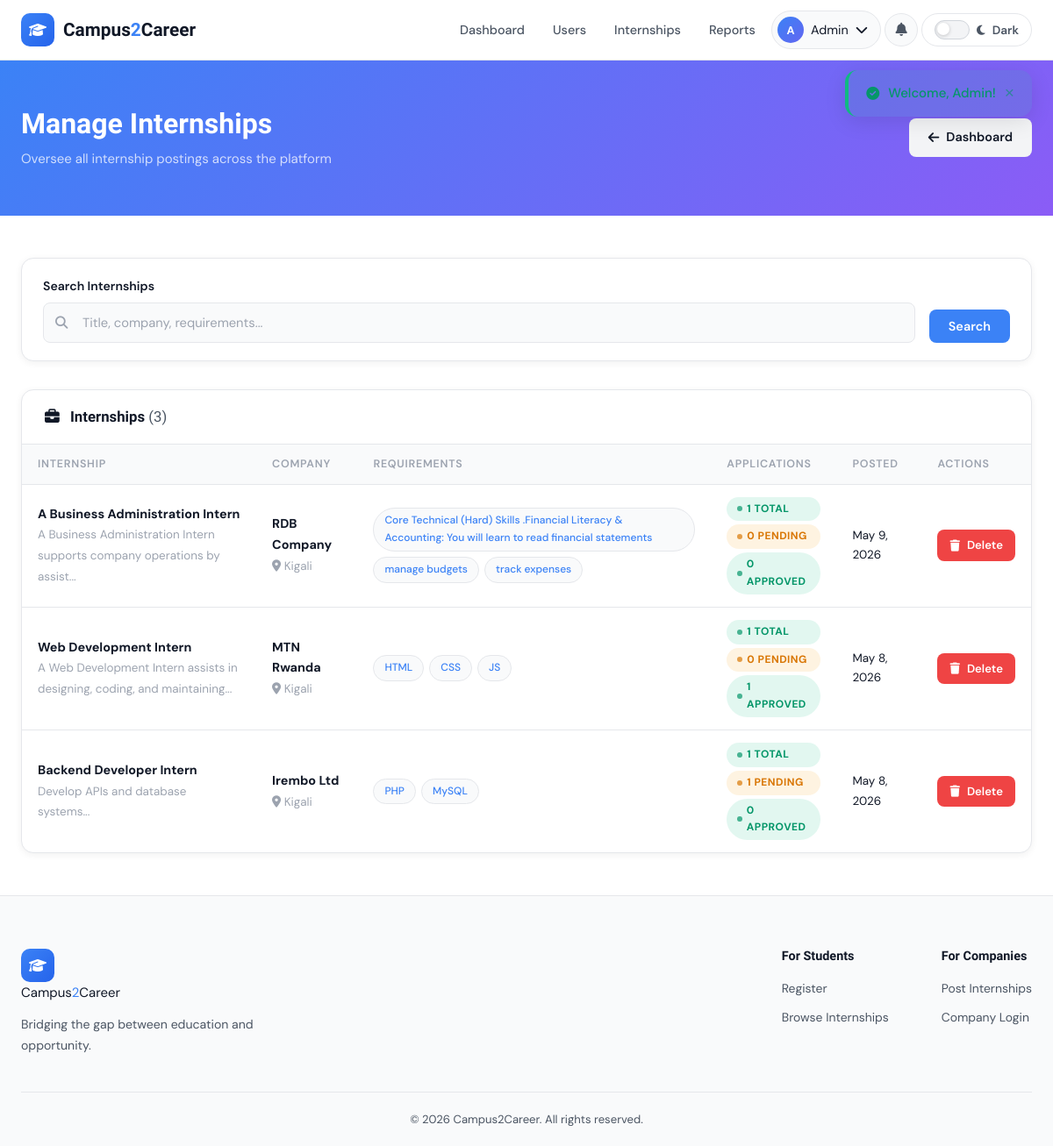
/views/admin/internships.php (signed in), run on the app's committed database.
### tables this page shows
CREATE TABLE `internships` (
  `internship_id` int(11) NOT NULL,
  `company_id` int(11) DEFAULT NULL,
  `title` varchar(150) NOT NULL,
  `description` longtext DEFAULT NULL,
  `responsibilities` longtext DEFAULT NULL,
  `expectations` longtext DEFAULT NULL,
  `internship_location` varchar(160) DEFAULT NULL,
  `requirements` longtext DEFAULT NULL,
  `created_at` timestamp NOT NULL DEFAULT current_timestamp()
);

CREATE TABLE `companies` (
  `company_id` int(11) NOT NULL,
  `user_id` int(11) DEFAULT NULL,
  `company_name` varchar(100) DEFAULT NULL,
  `location` varchar(100) DEFAULT NULL,
  `description` longtext DEFAULT NULL,
  `website` varchar(255) DEFAULT NULL
);

### views/admin/internships.php (the view, shortened to what this page needs)
<?php
$pdo = getDBConnection();
$search = trim($_GET['search'] ?? '');
$params = [];
$where  = "WHERE 1=1";
$stmt = $pdo->prepare("
    SELECT i.*, c.company_name, c.location,
           (SELECT COUNT(*) FROM applications WHERE internship_id = i.internship_id) AS app_count,
           (SELECT COUNT(*) FROM applications WHERE internship_id = i.internship_id AND status='pending') AS pending_count,
           (SELECT COUNT(*) FROM applications WHERE internship_id = i.internship_id AND status='approved') AS approved_count
    FROM internships i
    JOIN companies c ON c.company_id = i.company_id
    $where
    ORDER BY i.created_at DESC
");
$stmt->execute($params);
$internships = $stmt->fetchAll();
require_once '../../includes/header.php';
?>
<div class="page-banner">
    <div class="container">
        <div>
            <h1>Manage Internships</h1>
            <p>Oversee all internship postings across the platform</p>
        </div>
        <a href="dashboard.php" class="btn btn-light"><i class="fas fa-arrow-left"></i> Dashboard</a>
    </div>
</div>
<section class="section-sm">
<div class="container">
    <form method="GET" class="filter-bar">
        <div class="form-group" style="flex:2;">
            <label class="form-label">Search Internships</label>
            <div class="input-icon">
                <i class="fas fa-search"></i>
                <input type="text" name="search" class="form-control" placeholder="Title, company, requirements..." value="<?= htmlspecialchars($search) ?>">
            </div>
        </div>
        <div>
            <button type="submit" class="btn btn-blue">Search</button>
        </div>
    </form>
    <div class="content-card">
        <div class="content-card-header">
            <h3><i class="fas fa-briefcase" style="color:var(--c-blue);margin-right:8px;"></i>
                Internships <span style="font-weight:400;color:var(--c-text-sub)">(<?= count($internships) ?>)</span>
            </h3>
        </div>
        <div class="table-wrapper">
        <?php if (empty($internships)): ?>
        <div class="empty-state"><i class="fas fa-briefcase"></i><h3>No internships found</h3></div>
        <?php else: ?>
        <table class="table">
            <thead>
                <tr>
                    <th>Internship</th>
                    <th>Company</th>
                    <th>Requirements</th>
                    <th>Applications</th>
                    <th>Posted</th>
                    <th>Actions</th>
                </tr>
            </thead>
            <tbody>
            <?php foreach ($internships as $i): ?>
            <tr class="filterable-row">
                <td>
                    <strong><?= htmlspecialchars($i['title']) ?></strong><br>
                    <span class="text-small text-muted"><?= htmlspecialchars(mb_substr($i['description'], 0, 70)) ?>...</span>
                </td>
                <td>
                    <strong><?= htmlspecialchars($i['company_name']) ?></strong><br>
                    <span class="text-small text-muted"><i class="fas fa-map-marker-alt"></i> <?= htmlspecialchars($i['location']) ?></span>
                </td>
                <td>
                    <div class="ic-tags">
                        <?php foreach (array_slice(explode(',', $i['requirements']), 0, 3) as $req): ?>
                            <span class="ic-tag"><?= htmlspecialchars(trim($req)) ?></span>
                        <?php endforeach; ?>
                    </div>
                </td>
                <td>
                    <div style="display:flex; flex-direction:column; gap:4px;">
                        <span class="badge badge-approved"><?= $i['app_count'] ?> total</span>
                        <span class="badge badge-pending"><?= $i['pending_count'] ?> pending</span>
                        <span class="badge badge-approved"><?= $i['approved_count'] ?> approved</span>
                    </div>
                </td>
                <td class="text-muted text-small"><?= date('M j, Y', strtotime($i['created_at'])) ?></td>
                <td>
                    <a href="../../controllers/admin_controller.php?action=delete_internship&id=<?= $i['internship_id'] ?>"
                       class="btn btn-danger btn-sm"
                       data-confirm="Delete internship '<?= htmlspecialchars(addslashes($i['title'])) ?>' and all its applications?">
                        <i class="fas fa-trash"></i> Delete
                    </a>
                </td>
            </tr>
            <?php endforeach; ?>
            </tbody>
        </table>
        <?php endif; ?>
        </div>
    </div>
</div>
</section>
<?php require_once '../../includes/footer.php'; ?>

### data on the page
internships: title "A Business Administration Intern", description "A Business Administration Intern supports company operations by assist", company.company_name "RDB Company", company.location "Kigali", requirements "Core Technical (Hard) Skills .Financial Literacy & Accounting: You will learn to read financial statements", requirements "manage budgets", requirements "track expenses", app_count "1", pending_count "0", approved_count "0", created_at "May 9, 2026"
internships: title "Web Development Intern", description "A Web Development Intern assists in designing, coding, and maintaining", company.company_name "MTN Rwanda", company.location "Kigali", requirements "HTML", requirements "CSS", requirements "JS", app_count "1", pending_count "0", approved_count "1", created_at "May 8, 2026"
internships: title "Backend Developer Intern", description "Develop APIs and database systems", company.company_name "Irembo Ltd", company.location "Kigali", requirements "PHP", requirements "MySQL", app_count "1", pending_count "1", approved_count "0", created_at "May 8, 2026"

### other printed values
substr($currentUser['name'], 0, 1) "A"
explode(' ', $currentUser['name'])[0] "Admin"
$flash['message'] "Welcome, Admin!"
count($internships) "3"
